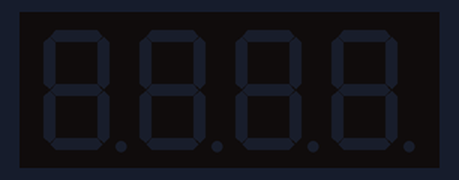
Bench run of a sketch on a simulated Arduino Uno, built with avr-gcc and run on an emulated ATmega328P. Parts: 4-digit seven-segment display.

Above: at 0.1 s.
At 1.14 s:
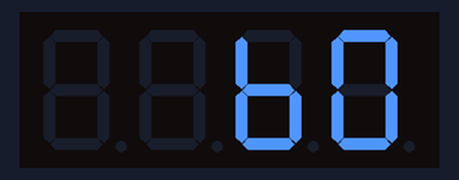
At 2.1 s:
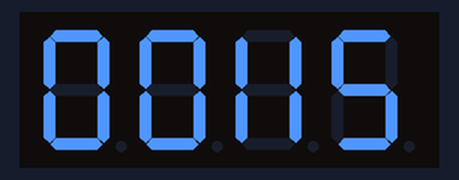
At 4.03 s:
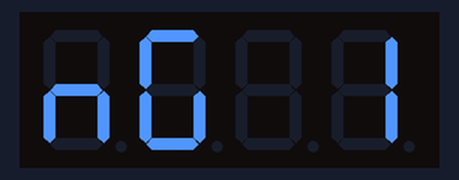
At 5.96 s:
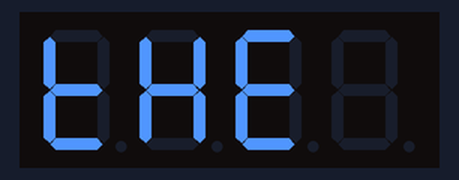
At 8.2 s:
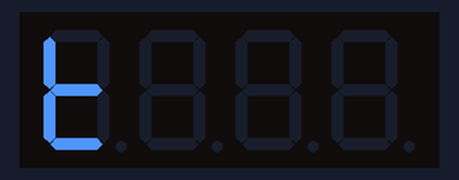

Measured:
- by itself, everything shown: repeats every 9.7 s, in 25 steps

The sketch:

segment-display.ino
```cpp
#include <TM1637Display.h>

// Define connection pins
#define CLK 2
#define DIO 3

TM1637Display display(CLK, DIO);

// Character segment map for A-Z and space
const uint8_t CHAR_MAP[] = {
  0x77, // A
  0x7C, // B
  0x39, // C
  0x5E, // D
  0x79, // E
  0x71, // F
  0x3D, // G
  0x76, // H
  0x06, // I
  0x1E, // J
  0x00, // K (not representable)
  0x38, // L
  0x36, // M (improved: F | E | B | C)
  0x54, // N (approximate)
  0x3F, // O
  0x73, // P
  0x67, // Q (approximate)
  0x50, // R (approximate)
  0x6D, // S
  0x78, // T
  0x3E, // U
  0x1C, // V (approximate)
  0x2A, // W (approximate)
  0x00, // X (not representable)
  0x6E, // Y
  0x00, // Z (not representable)
  0x00  // space
};

uint8_t getCharSegments(char c) {
  if (c >= 'A' && c <= 'Z') return CHAR_MAP[c - 'A'];
  if (c == ' ') return 0x00;
  return 0x00; // fallback for unsupported chars
}

void scrollText(const char* msg, int delayMs = 300) {
  size_t len = strlen(msg);
  for (size_t i = 0; i < len + 4; i++) {
    uint8_t segs[4];
    for (int j = 0; j < 4; j++) {
      size_t charIndex = (i + j < 4) ? 0 : i + j - 4;
      char c = (charIndex < len) ? msg[charIndex] : ' ';
      segs[j] = getCharSegments(toupper(c));
    }
    display.setSegments(segs);
    delay(delayMs);
  }
}

void setup() {
  display.setBrightness(0x0f); // Max brightness
}

void loop() {
  scrollText(" BOOMSLANG IS THE BEST ");
  delay(1000);
}
```
